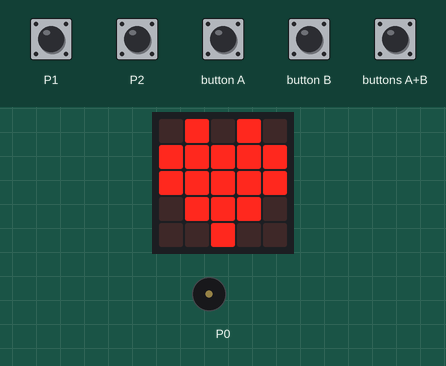
This program was run on a simulated BBC micro:bit (MakeCode). Shown: the board's 5×5 LED display, buzzer (waves = sounding). The test bench sets the inputs (shaded band).

Above: at 1.8 s.
1.9 s: touch pin P1 pressed for 0.15 s
At 2.4 s:
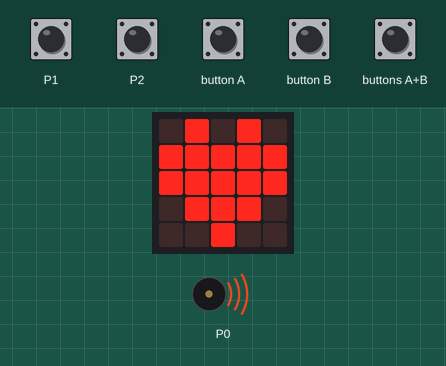
Timing chart, 0 to 4.9 s (numbered marks = the images above; inputs shaded):
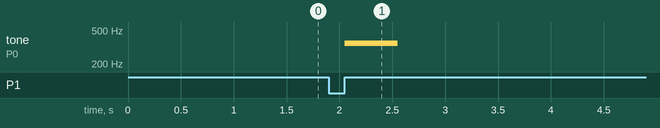

Measured:
- after the input at 1.9 s, tone on P0: silent → 349 Hz after 0.15 s, → silent 0.50 s later

The program:

main.ts
```typescript
input.onButtonPressed(Button.A, function () {
    music.playTone(262, music.beat(BeatFraction.Whole))
})
input.onPinPressed(TouchPin.P2, function () {
    music.playTone(392, music.beat(BeatFraction.Whole))
})
input.onButtonPressed(Button.AB, function () {
    music.playTone(330, music.beat(BeatFraction.Whole))
})
input.onButtonPressed(Button.B, function () {
    music.playTone(294, music.beat(BeatFraction.Whole))
})
input.onPinPressed(TouchPin.P1, function () {
    music.playTone(349, music.beat(BeatFraction.Whole))
})
basic.showIcon(IconNames.Heart)
```

test.ts
```typescript
// 在這裡測試；當此封包作為擴充功能時，將不會編譯此內容。
```
